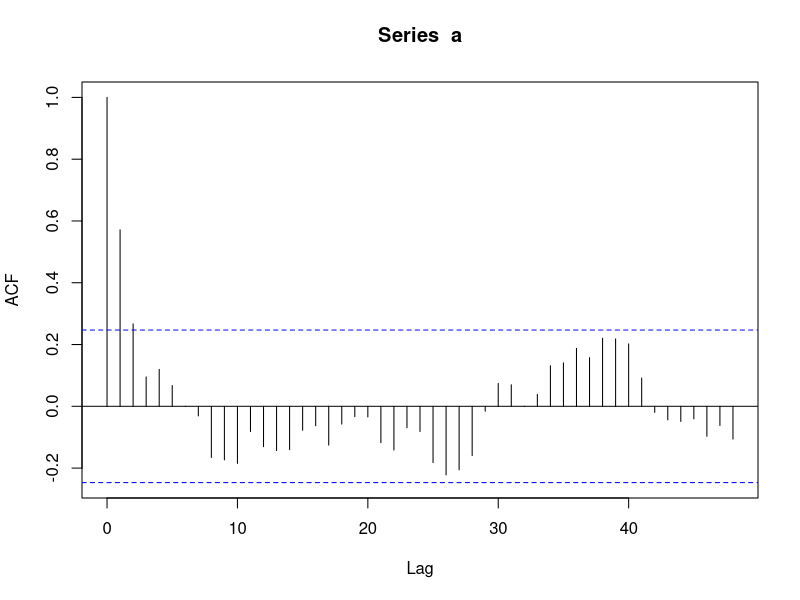
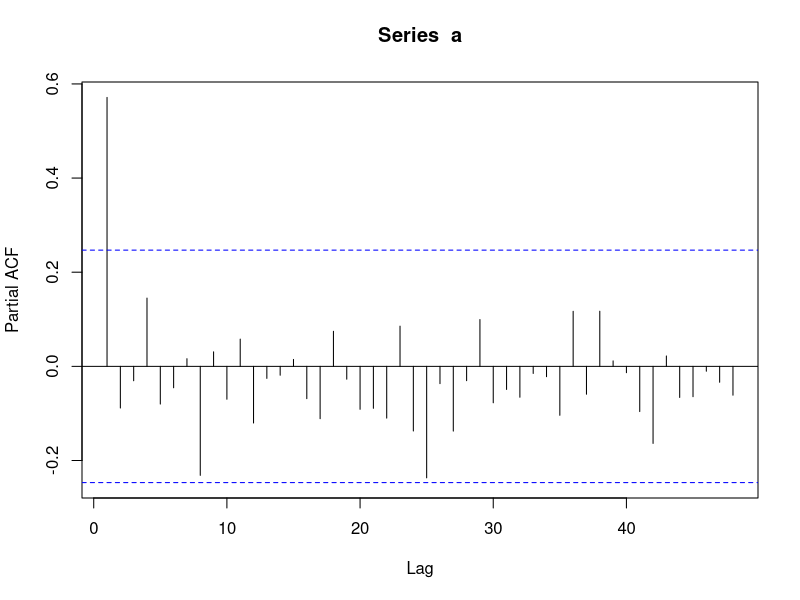

Source code (R) for these figures, in order: (Note: this script raises an error after producing the figures.)
#Dominiks
#Yuyu Fan#
library(tidyverse)
library(ggplot2)
library(forecast)
#step 1#
a<-arima.sim(n = 63, list(ar = c(0.8897, -0.4858), ma = c(-0.2279, 0.2488)),
          sd = sqrt(0.1796))

#step 2#
acf(a, lag.max = 48, plot = T) #q=2
pacf(a, lag.max = 48, plot = T) #p=2

#ARIMA model#
#create ts#
bakert_008<-ts (store_008$BAKERY, frequency = 7, start = -88)
bakert_008
decomposedRes <- decompose(bakert_008, type="mult") # use type = "additive" for additive components
plot (decomposedRes) # see plot below

#ACF & PACF#
acf(bakert_008, lag.max = 48, plot = T) #q=2
pacf(bakert_008, lag.max = 48, plot = T)
bakert_008 %>% diff() %>% ggtsdisplay(main="")

#de-seasonal#
ts.stl <- stl(bakert_008,"periodic")  # decompose the TS
ts.sa <- seasadj(ts.stl)  # de-seasonalize
plot(bakert_008, type="l")  # original series
plot(ts.sa, type="l")  # seasonal adjusted
seasonplot(ts.sa, 7, col=rainbow(7), year.labels=TRUE, main="Seasonal plot: Bakery")

#stational#
library(tseries)
adf.test(bakert_008) # p-value = 0.01 indicates the TS is stationary
kpss.test(bakert_008)

#seasonally differenced#
nsdiffs(bakert_008)  # number for seasonal differencing needed
#> 1
bakert_008_seasdiff <- diff(bakert_008, lag=frequency(bakert_008), differences=1)  # seasonal differencing
plot(bakert_008_seasdiff, type="l", main="Seasonally Differenced")  

bakert_008_seasdiff %>% diff() %>% ggtsdisplay(main="")
acf(bakert_008_seasdiff, lag.max = 48, plot = T) #q=1
pacf(bakert_008_seasdiff, lag.max = 48, plot = T) #p=6 
#ARIMA(6,7,1)